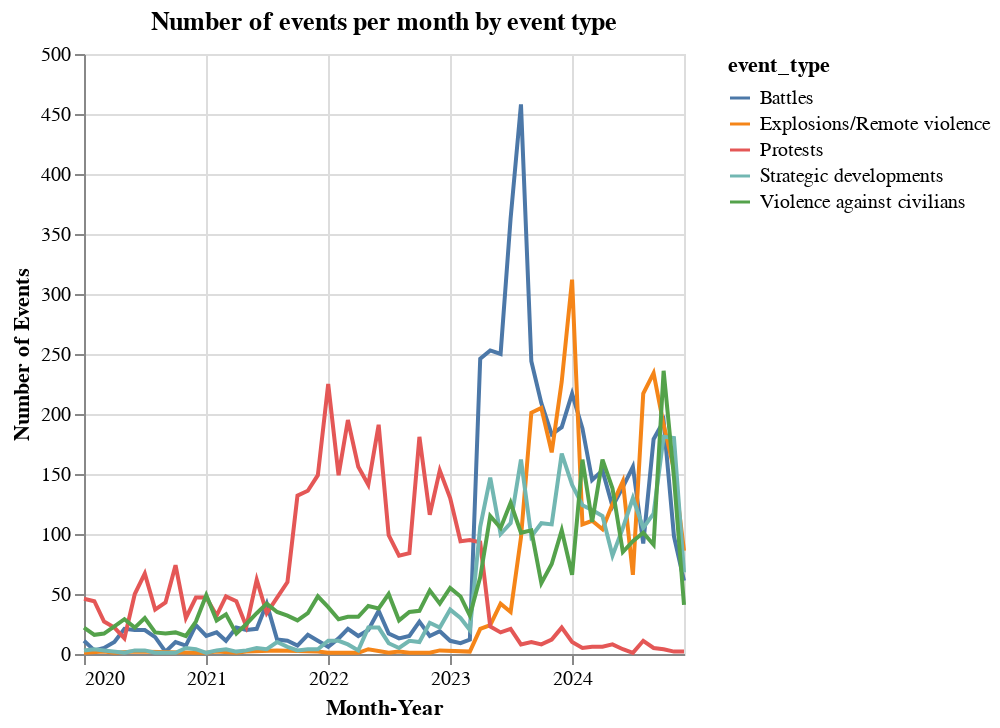

This figure's notebook cell:
### Code cell
# Convert month_year to string format for Altair
acled_monthly['month_year'] = acled_monthly['month_year'].astype(str)

# Plot line charts per event_type and show number of events
line = alt.Chart(acled_monthly).mark_line().encode(
    x=alt.X('month_year:T', title='Month-Year'),
    y=alt.Y('event_date:Q', title='Number of Events'),
    color='event_type:N',
    tooltip=['month_year', 'event_type', 'event_date']
).properties(
    title='Number of events per month by event type'
)
line

### Figure 1 — Vega-Lite specification as saved in the notebook (floating-point values rounded to 4 significant figures; data arrays with more than 128 entries replaced by an {"elided": "..."} marker saying what was removed)
{"config": {"view": {"continuousWidth": 300, "continuousHeight": 300}}, "data": {"name": "data-69793295ed57465192bba49fe424bdbb"}, "mark": {"type": "line"}, "encoding": {"color": {"field": "event_type", "type": "nominal"}, "tooltip": [{"field": "month_year", "type": "nominal"}, {"field": "event_type", "type": "nominal"}, {"field": "event_date", "type": "quantitative"}], "x": {"field": "month_year", "title": "Month-Year", "type": "temporal"}, "y": {"field": "event_date", "title": "Number of Events", "type": "quantitative"}}, "title": "Number of events per month by event type", "$schema": "https://vega.github.io/schema/vega-lite/v5.20.1.json", "datasets": {"data-69793295ed57465192bba49fe424bdbb": {"elided": "282 records"}}}
